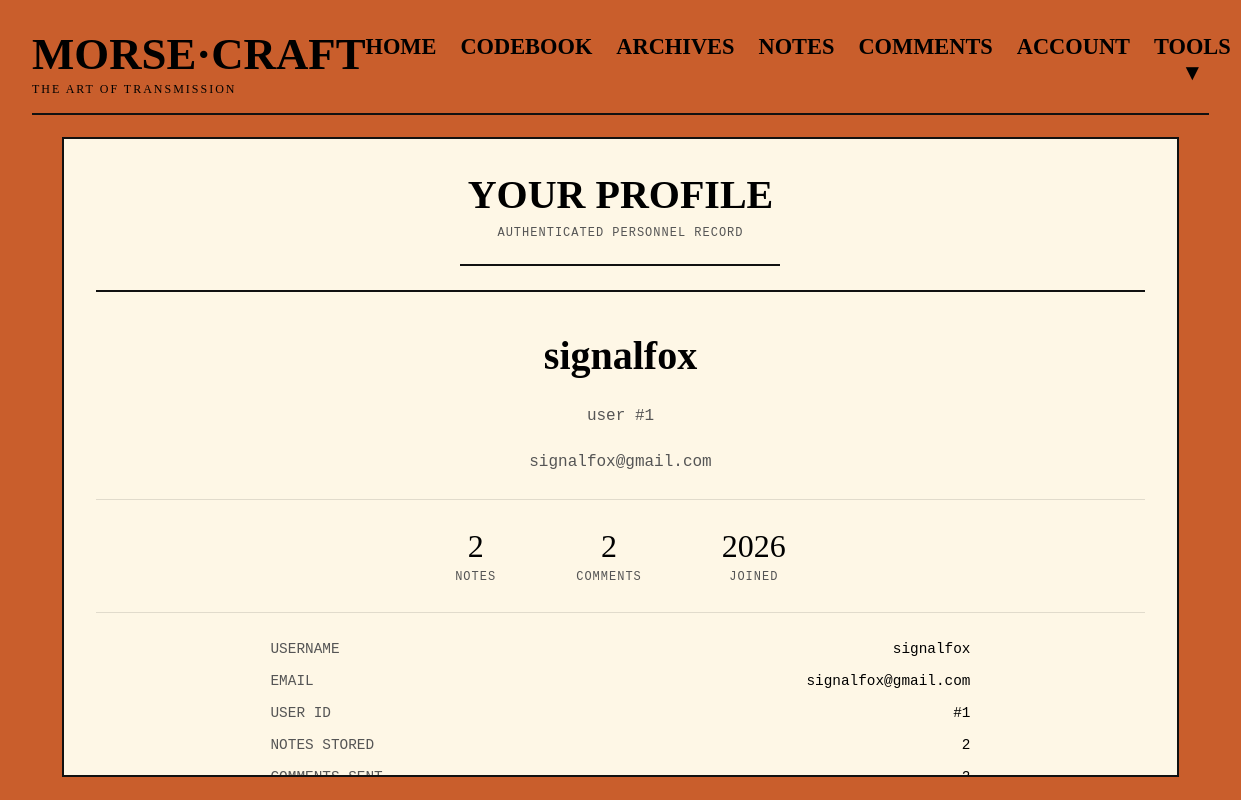
/account (signed in), run on the app's committed database.
### models.py (models this page shows)
class User(db.Model):
    __tablename__ = "users"
    id = db.Column(db.Integer, primary_key=True)
    username = db.Column(db.String(30), unique=True, nullable=False)
    email = db.Column(db.String(120), unique=True, nullable=False)
    password_hash = db.Column(db.String(255), nullable=False)
    created_at = db.Column(db.DateTime, server_default=db.func.now(), nullable=False)
    notes = db.relationship('Note', backref='author', lazy=True)
    comments = db.relationship('Comment', backref='author', lazy=True)

### app.py (the view)
@app.route("/account")
def account():
    user_id = session.get("user_id")
    if not user_id:
        return redirect("/auth")
    user = User.query.get_or_404(user_id)
    notes_count = Note.query.filter_by(
        user_id=user.id
    ).count()
    comments_count = Comment.query.filter_by(
        user_id=user.id
    ).count()
    return render_template(
        "account.html",
        user=user,
        notes_count=notes_count,
        comments_count=comments_count
    )

### templates/account.html (shortened to what this page needs)
{% extends "layout.html" %}
{% block content %}
<div class="account">
  <div class="account__header">
    <h2 class="account__title">
      YOUR PROFILE
    </h2>
    <p class="account__subtitle">
      authenticated personnel record
    </p>
    <div class="account__header-divider"></div>
  </div>
  <div class="account__body">
    <h3 class="account__username">
      {{ user.username }}
    </h3>
    <div class="account__id">
      user #{{ user.id }}
    </div>
    <div class="account__email">
      {{ user.email }}
    </div>
    <div class="account__divider"></div>
    <div class="account__stats">
      <div class="account__stat">
        <div class="account__stat-value">
          {{ notes_count }}
        </div>
        <div class="account__stat-label">
          NOTES
        </div>
      </div>
      <div class="account__stat">
        <div class="account__stat-value">
          {{ comments_count }}
        </div>
        <div class="account__stat-label">
          COMMENTS
        </div>
      </div>
      <div class="account__stat">
        <div class="account__stat-value">
          {{ user.created_at.strftime("%Y") }}
        </div>
        <div class="account__stat-label">
          JOINED
        </div>
      </div>
    </div>
    <div class="account__divider"></div>
    <div class="account__record">
      <div class="account__record-line">
        <span>USERNAME</span>
        <span>{{ user.username }}</span>
      </div>
      <div class="account__record-line">
        <span>EMAIL</span>
        <span>{{ user.email }}</span>
      </div>
      <div class="account__record-line">
        <span>USER ID</span>
        <span>#{{ user.id }}</span>
      </div>
      <div class="account__record-line">
        <span>NOTES STORED</span>
        <span>{{ notes_count }}</span>
      </div>
      <div class="account__record-line">
        <span>COMMENTS SENT</span>
        <span>{{ comments_count }}</span>
      </div>
    </div>
  </div>
</div>
{% endblock %}
{% block links %}
<link rel="stylesheet" href="/static/css/account.css">
{% endblock %}

### static/css/layout.css (style rules this page uses)
* { margin: 0; padding: 0; box-sizing: border-box; }
body { min-height: 100vh; display: flex; flex-direction: column; background-color: #C95E2C; }

### static/css/account.css (style rules this page uses)
.account { display: flex; flex-direction: column; gap: 1.5rem; }
.account__header { text-align: center; }
.account__title { font-family: "DM Serif Display", serif; font-size: 2.5rem; margin: 0; }
.account__subtitle { margin-top: 0.5rem; font-family: "Courier New", monospace; font-size: 0.75rem; text-transform: uppercase; letter-spacing: 1px; color: #555555; }
.account__header-divider { width: min(320px, 100%); margin: 1.5rem auto 0; border-top: 2px solid #111111; }
.account__body { border-top: 2px solid #111111; border-bottom: 2px solid #111111; padding: 2.5rem 0; display: flex; flex-direction: column; align-items: center; gap: 1.75rem; }
.account__username { margin: 0; font-family: "DM Serif Display", serif; font-size: 2.5rem; text-align: center; }
.account__id, .account__email { font-family: "Courier New", monospace; color: #555555; }
.account__divider { width: 100%; border-top: 1px solid rgba(17, 17, 17, 0.12); }
.account__stats { width: 100%; display: flex; justify-content: center; gap: 5rem; }
.account__stat { text-align: center; }
.account__stat-value { font-family: "DM Serif Display", serif; font-size: 2rem; }
.account__stat-label { margin-top: 0.3rem; font-family: "Courier New", monospace; font-size: 0.75rem; letter-spacing: 1px; color: #555555; }
.account__record { width: min(700px, 90%); display: flex; flex-direction: column; gap: 1rem; }
.account__record-line { display: flex; justify-content: space-between; font-family: "Courier New", monospace; font-size: 0.9rem; }
.account__record-line span:first-child { color: #555555; }

### data on the page
User: username "signalfox", id "1", email "signalfox@gmail.com", created_at "2026"

### other printed values
{{ notes_count }} "2"
{{ comments_count }} "2"
